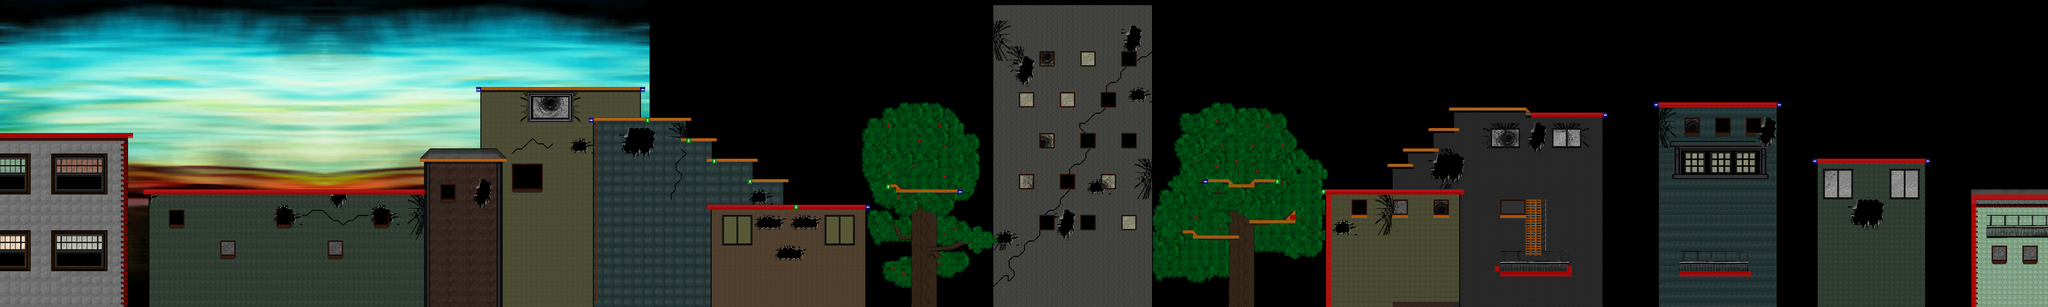

Rendered tile map (Tiled .tmx) drawn with the repository's tilesets; below, a short description and the map source with its tile grids summarised:
An orthogonal 400x60 tile map with 16x16 px tiles, 11 tile layers (Tile Layer 11, background_street, background_detail_middle, background_texture, ...), 6 tilesets, 1 image layer and 146 objects (39x EnemyEntity_zombie, 30x cloud_AmbientSpawner, 16x Collectible_01_Entity, 15x fire, 14x smoke_AmbientSpawner, ...).

<map version="1.0" orientation="orthogonal" width="400" height="60" tilewidth="16" tileheight="16">
 <properties>
  <property name="background_color" value="#000000" />
 </properties>
 <tileset firstgid="1" name="city_world_day" tilewidth="16" tileheight="16">
  <image source="../../tilesets/city_world_tileset.png" width="960" height="480" />
 </tileset>
 <tileset firstgid="1801" name="metatiles" tilewidth="16" tileheight="16">
  <image source="../../tilesets/metatiles.png" width="128" height="16" />
  <tile id="0">
   <properties>
    <property name="type" value="solid" />
   </properties>
  </tile>
  <tile id="1">
   <properties>
    <property name="type" value="platform" />
   </properties>
  </tile>
  <tile id="2">
   <properties>
    <property name="type" value="lslope" />
   </properties>
  </tile>
  <tile id="3">
   <properties>
    <property name="type" value="rslope" />
   </properties>
  </tile>
  <tile id="4">
   <properties>
    <property name="type" value="ladder" />
   </properties>
  </tile>
  <tile id="5">
   <properties>
    <property name="action" value="jump" />
    <property name="type" value="platform" />
   </properties>
  </tile>
  <tile id="6">
   <properties>
    <property name="action" value="turnaround_right" />
    <property name="type" value="platform" />
   </properties>
  </tile>
  <tile id="7">
   <properties>
    <property name="action" value="turnaround_left" />
    <property name="type" value="platform" />
   </properties>
  </tile>
 </tileset>
 <tileset firstgid="1809" name="forest_world" tilewidth="16" tileheight="16">
  <image source="../../tilesets/forest_world_tileset.png" width="960" height="480" />
 </tileset>
 <tileset firstgid="3609" name="city_objects" tilewidth="16" tileheight="16">
  <image source="../../tilesets/city_objects.png" width="960" height="480" />
 </tileset>
 <tileset firstgid="5409" name="colors_n_textures" tilewidth="16" tileheight="16">
  <image source="../../tilesets/colors_n_textures.png" width="640" height="192" />
 </tileset>
 <tileset firstgid="5889" name="windows_n_doors_tileset" tilewidth="16" tileheight="16">
  <image source="../../tilesets/windows_n_doors_tileset.png" width="640" height="512" />
 </tileset>
 <imagelayer name="Background" width="400" height="60">
  <image source="../../backgrounds/sunset.png" />
  <properties>
   <property name="preRender" value="true" />
  </properties>
 </imagelayer>
 <layer name="Tile Layer 11" width="400" height="60">
  <properties>
   <property name="preRender" value="true" />
  </properties>
  <data>[24000 cells, 934 non-empty, 59 distinct tile ids]</data>
 </layer>
 <layer name="background_street" width="400" height="60">
  <properties>
   <property name="preRender" value="true" />
  </properties>
  <data>[24000 cells, 10732 non-empty, 102 distinct tile ids]</data>
 </layer>
 <layer name="background_detail_middle" width="400" height="60">
  <properties>
   <property name="preRender" value="true" />
  </properties>
  <data>[24000 cells, 1618 non-empty, 162 distinct tile ids]</data>
 </layer>
 <layer name="background_texture" width="400" height="60" opacity="0.38">
  <properties>
   <property name="preRender" value="true" />
  </properties>
  <data>[24000 cells, 9246 non-empty, 31 distinct tile ids]</data>
 </layer>
 <layer name="background_detail_top" width="400" height="60" opacity="0.96">
  <properties>
   <property name="preRender" value="true" />
  </properties>
  <data>[24000 cells, 1586 non-empty, 259 distinct tile ids]</data>
 </layer>
 <layer name="windowdetails" width="400" height="60" opacity="0.95">
  <properties>
   <property name="preRender" value="true" />
  </properties>
  <data>[24000 cells, 611 non-empty, 152 distinct tile ids]</data>
 </layer>
 <layer name="details" width="400" height="60">
  <properties>
   <property name="preRender" value="true" />
  </properties>
  <data>[24000 cells, 2053 non-empty, 504 distinct tile ids]</data>
 </layer>
 <objectgroup name="objects" width="400" height="60">
  <object name="mainPlayer" x="26" y="348" width="36" height="39" />
  <object name="Collectible_01_Entity" x="1118" y="548" width="25" height="23" />
  <object name="neon_sign" x="6251" y="477" width="100" height="46" />
  <object name="platformEntity" x="1396" y="259" width="81" height="191">
   <properties>
    <property name="image" value="platform2_long" />
    <property name="startLoc" value="top" />
   </properties>
  </object>
  <object name="level_transitionObject" x="6308" y="551" width="71" height="50">
   <properties>
    <property name="fromLevel" value="dave_test2" />
    <property name="toLevel" value="jesse_test2" />
   </properties>
  </object>
  <object name="platformEntity" x="3124" y="366" width="103" height="316">
   <properties>
    <property name="image" value="platform2_long" />
   </properties>
  </object>
  <object name="platformEntity" x="3300" y="182" width="112" height="330">
   <properties>
    <property name="image" value="platform2_long" />
    <property name="startloc" value="top" />
   </properties>
  </object>
  <object name="platformEntity" x="3498" y="382" width="92" height="308">
   <properties>
    <property name="image" value="platform2_long" />
   </properties>
  </object>
  <object name="Collectible_01_Entity" x="1969" y="238" width="25" height="23" />
  <object name="Collectible_01_Entity" x="2673" y="606" width="25" height="23" />
  <object name="Collectible_01_Entity" x="4192" y="559" width="25" height="23" />
  <object name="Collectible_01_Entity" x="4660" y="301" width="25" height="23" />
  <object name="Collectible_01_Entity" x="4970" y="316" width="25" height="23" />
  <object name="Collectible_01_Entity" x="5526" y="281" width="25" height="23" />
  <object name="Collectible_01_Entity" x="5979" y="464" width="25" height="23" />
  <object name="Collectible_01_Entity" x="6113" y="535" width="25" height="23" />
  <object name="Collectible_01_Entity" x="4857" y="760" width="25" height="23" />
  <object name="Collectible_01_Entity" x="4815" y="758" width="25" height="23" />
  <object name="Collectible_01_Entity" x="4780" y="756" width="25" height="23" />
  <object name="Collectible_01_Entity" x="4738" y="756" width="25" height="23" />
  </objectgroup>
 <objectgroup name="Vampire" width="400" height="60">
  <!-- 2 objects omitted --></objectgroup>
 <objectgroup name="Skeleton" width="400" height="60">
  <!-- 6 objects omitted --></objectgroup>
 <objectgroup name="zombies" width="400" height="60">
  <!-- 39 objects omitted --></objectgroup>
 <objectgroup name="Zombie_Spawner" width="400" height="60">
  <!-- 8 objects omitted --></objectgroup>
 <objectgroup name="Ghost_Spawner" width="400" height="60">
  <!-- 5 objects omitted --></objectgroup>
 <objectgroup color="#a40000" name="Fire" width="400" height="60">
  <!-- 15 objects omitted --></objectgroup>
 <objectgroup color="#a49b00" name="Smoke" width="400" height="60">
  <!-- 14 objects omitted --></objectgroup>
 <objectgroup name="Clouds" width="400" height="60">
  <!-- 24 objects omitted --></objectgroup>
 <layer name="foreground_layer_bottom" width="400" height="60">
  <properties>
   <property name="preRender" value="true" />
  </properties>
  <data>[24000 cells, 329 non-empty, 56 distinct tile ids]</data>
 </layer>
 <layer name="foreground_layer_middle" width="400" height="60">
  <properties>
   <property name="preRender" value="true" />
  </properties>
  <data>[24000 cells, 262 non-empty, 45 distinct tile ids]</data>
 </layer>
 <layer name="foreground_layer_transparency" width="400" height="60" opacity="0.24">
  <properties>
   <property name="preRender" value="true" />
  </properties>
  <data>[24000 cells, 0 non-empty, 0 distinct tile ids]</data>
 </layer>
 <layer name="_collision_" width="400" height="60">
  <data>[24000 cells, 525 non-empty, 8 distinct tile ids]</data>
 </layer>
</map>
<!-- 126 of 146 objects omitted -->
